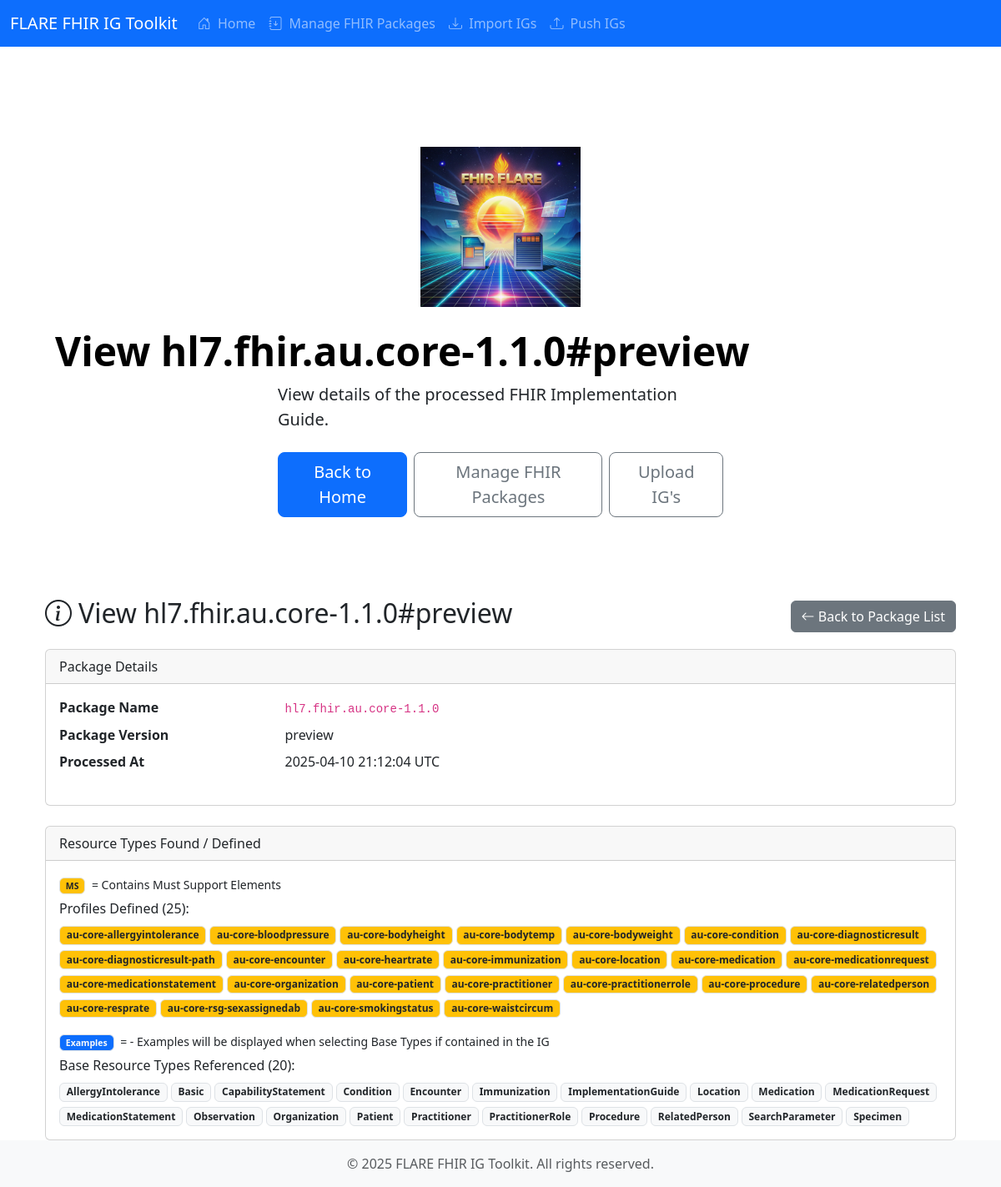
The page /view-ig/1 on the database its author committed.
### app.py (models this page shows)
class ProcessedIg(db.Model):
    id = db.Column(db.Integer, primary_key=True)
    package_name = db.Column(db.String(128), nullable=False)
    version = db.Column(db.String(32), nullable=False)
    processed_date = db.Column(db.DateTime, nullable=False)
    resource_types_info = db.Column(db.JSON, nullable=False)
    must_support_elements = db.Column(db.JSON, nullable=True)
    examples = db.Column(db.JSON, nullable=True)

### app.py (the view)
@app.route('/view-ig/<int:processed_ig_id>')
def view_ig(processed_ig_id):
    processed_ig = ProcessedIg.query.get_or_404(processed_ig_id)
    profile_list = [t for t in processed_ig.resource_types_info if t.get('is_profile')]
    base_list = [t for t in processed_ig.resource_types_info if not t.get('is_profile')]
    examples_by_type = processed_ig.examples or {}
    return render_template('cp_view_processed_ig.html', title=f"View {processed_ig.package_name}#{processed_ig.version}",
                          processed_ig=processed_ig, profile_list=profile_list, base_list=base_list,
                          examples_by_type=examples_by_type, site_name='FLARE FHIR IG Toolkit', now=datetime.now())

### templates/cp_view_processed_ig.html (shortened to what this page needs)
{% extends "base.html" %}
{% block content %}
<div class="px-4 py-5 my-5 text “
center">
    <img class="d-block mx-auto mb-4" src="{{ url_for('static', filename='FHIRFLARE.png') }}" alt="FHIRFLARE Ig Toolkit" width="192" height="192">
    <h1 class="display-5 fw-bold text-body-emphasis">{{ title }}</h1>
    <div class="col-lg-6 mx-auto">
        <p class="lead mb-4">
            View details of the processed FHIR Implementation Guide.
        </p>
        <div class="d-grid gap-2 d-sm-flex justify-content-sm-center">
            <a href="{{ url_for('index') }}" class="btn btn-primary btn-lg px-4 gap-3">Back to Home</a>
            <a href="{{ url_for('view_igs') }}" class="btn btn-outline-secondary btn-lg px-4">Manage FHIR Packages</a>
            <a href="{{ url_for('push_igs') }}" class="btn btn-outline-secondary btn-lg px-4">Upload IG's</a>
        </div>
    </div>
</div>
<div class="container mt-4">
    <div class="d-flex justify-content-between align-items-center mb-3">
        <h2><i class="bi bi-info-circle me-2"></i>{{ title }}</h2>
        <a href="{{ url_for('view_igs') }}" class="btn btn-secondary"><i class="bi bi-arrow-left"></i> Back to Package List</a>
    </div>
    {% if processed_ig %}
        <div class="card">
            <div class="card-header">Package Details</div>
            <div class="card-body">
                <dl class="row">
                    <dt class="col-sm-3">Package Name</dt>
                    <dd class="col-sm-9"><code>{{ processed_ig.package_name }}</code></dd>
                    <dt class="col-sm-3">Package Version</dt>
                    <dd class="col-sm-9">{{ processed_ig.version }}</dd>
                    <dt class="col-sm-3">Processed At</dt>
                    <dd class="col-sm-9">{{ processed_ig.processed_date.strftime('%Y-%m-%d %H:%M:%S UTC') }}</dd>
                </dl>
            </div>
        </div>
        <div class="card mt-4">
            <div class="card-header">Resource Types Found / Defined</div>
            <div class="card-body">
                {% if profile_list or base_list %}
                    <p class="mb-2"><small><span class="badge bg-warning text-dark border me-1">MS</span> = Contains Must Support Elements</small></p>
                    {% if profile_list %}
                        <h6>Profiles Defined ({{ profile_list|length }}):</h6>
                        <div class="d-flex flex-wrap gap-1 mb-3 resource-type-list">
                            {% for type_info in profile_list %}
                                <a href="#" class="resource-type-link text-decoration-none"
                                   data-package-name="{{ processed_ig.package_name }}"
                                   data-package-version="{{ processed_ig.version }}"
                                   data-resource-type="{{ type_info.name }}"
                                   aria-label="View structure for {{ type_info.name }}">
                                    {% if type_info.must_support %}
                                        <span class="badge bg-warning text-dark border" title="Contains Must Support elements">{{ type_info.name }}</span>
                                    {% else %}
                                        <span class="badge bg-light text-dark border">{{ type_info.name }}</span>
                                    {% endif %}
                                </a>
                            {% endfor %}
                        </div>
                    {% else %}
                        <p class="text-muted"><em>No profiles defined.</em></p>
                    {% endif %}
                    {% if base_list %}
                    <p class="mb-2"><small><span class="badge bg-primary text-light border me-1">Examples</span> = - Examples will be displayed when selecting Base Types if contained in the IG</small></p>
                        <h6>Base Resource Types Referenced ({{ base_list|length }}):</h6>
                        <div class="d-flex flex-wrap gap-1 resource-type-list">
                            {% for type_info in base_list %}
                                <a href="#" class="resource-type-link text-decoration-none"
                                   data-package-name="{{ processed_ig.package_name }}"
                                   data-package-version="{{ processed_ig.version }}"
                                   data-resource-type="{{ type_info.name }}"
                                   aria-label="View structure for {{ type_info.name }}">
                                    {% if type_info.must_support %}
                                        <span class="badge bg-warning text-dark border" title="Contains Must Support elements">{{ type_info.name }}</span>
                                    {% else %}
                                        <span class="badge bg-light text-dark border">{{ type_info.name }}</span>
                                    {% endif %}
                                </a>
                            {% endfor %}
                        </div>
                    {% else %}
                        <p class="text-muted"><em>No base resource types referenced.</em></p>
                    {% endif %}
                {% else %}
                    <p class="text-muted"><em>No resource type information extracted or stored.</em></p>
                {% endif %}
            </div>
        </div>
    {% else %}
        <div class="alert alert-warning" role="alert">Processed IG details not available.</div>
    {% endif %}
{% endblock %}

### rows shown on the page
ProcessedIg: package_name "hl7.fhir.au.core-1.1.0", version "preview", processed_date "2025-04-10 21:12:04 UTC"

### other values the page prints
{{ site_name }} "FLARE FHIR IG Toolkit"
{{ title }} "View hl7.fhir.au.core-1.1.0#preview"
{{ profile_list|length }} "25"
{{ type_info.name }} "au-core-allergyintolerance" "au-core-bloodpressure" "au-core-bodyheight" "au-core-bodytemp" "au-core-bodyweight" "au-core-condition" "au-core-diagnosticresult" "au-core-diagnosticresult-path" "au-core-encounter" "au-core-heartrate" "au-core-immunization" "au-core-location" "au-core-medication" "au-core-medicationrequest" "au-core-medicationstatement" "au-core-organization" "au-core-patient" "au-core-practitioner" "au-core-practitionerrole" "au-core-procedure" "au-core-relatedperson" "au-core-resprate" "au-core-rsg-sexassignedab" "au-core-smokingstatus" "au-core-waistcircum"
{{ base_list|length }} "20"
{{ type_info.name }} "AllergyIntolerance" "Basic" "CapabilityStatement" "Condition" "Encounter" "Immunization" "ImplementationGuide" "Location" "Medication" "MedicationRequest" "MedicationStatement" "Observation" "Organization" "Patient" "Practitioner" "PractitionerRole" "Procedure" "RelatedPerson" "SearchParameter" "Specimen"
